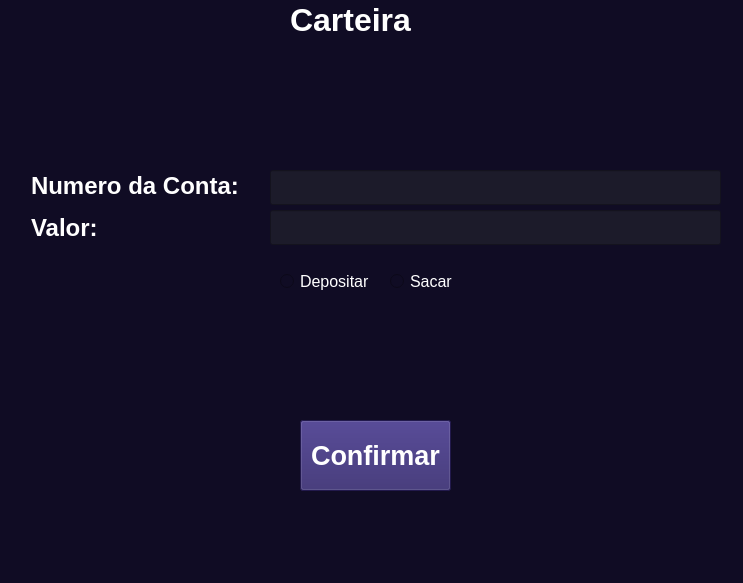
<?xml version="1.0" encoding="UTF-8"?>
<ui version="4.0">
 <class>MainWindow</class>
 <widget class="QMainWindow" name="MainWindow">
  <property name="geometry">
   <rect>
    <x>0</x>
    <y>0</y>
    <width>743</width>
    <height>583</height>
   </rect>
  </property>
  <property name="windowTitle">
   <string>MainWindow</string>
  </property>
  <property name="styleSheet">
   <string notr="true">
background-color: rgb(16, 12, 36);</string>
  </property>
  <widget class="QWidget" name="centralwidget">
   <widget class="QLabel" name="label">
    <property name="geometry">
     <rect>
      <x>290</x>
      <y>0</y>
      <width>129</width>
      <height>39</height>
     </rect>
    </property>
    <property name="font">
     <font>
      <pointsize>24</pointsize>
      <weight>75</weight>
      <bold>true</bold>
     </font>
    </property>
    <property name="styleSheet">
     <string notr="true">
color: rgb(255, 255, 255);</string>
    </property>
    <property name="text">
     <string>Carteira</string>
    </property>
   </widget>
   <widget class="QLabel" name="label_2">
    <property name="geometry">
     <rect>
      <x>31</x>
      <y>171</y>
      <width>211</width>
      <height>29</height>
     </rect>
    </property>
    <property name="font">
     <font>
      <pointsize>18</pointsize>
      <weight>75</weight>
      <bold>true</bold>
     </font>
    </property>
    <property name="styleSheet">
     <string notr="true">
color: rgb(255, 255, 255);</string>
    </property>
    <property name="text">
     <string>Numero da Conta:</string>
    </property>
   </widget>
   <widget class="QLabel" name="label_3">
    <property name="geometry">
     <rect>
      <x>31</x>
      <y>213</y>
      <width>197</width>
      <height>29</height>
     </rect>
    </property>
    <property name="font">
     <font>
      <pointsize>18</pointsize>
      <weight>75</weight>
      <bold>true</bold>
     </font>
    </property>
    <property name="styleSheet">
     <string notr="true">
color: rgb(255, 255, 255);</string>
    </property>
    <property name="text">
     <string>Valor:</string>
    </property>
   </widget>
   <widget class="QLineEdit" name="lineEdit">
    <property name="geometry">
     <rect>
      <x>270</x>
      <y>170</y>
      <width>451</width>
      <height>35</height>
     </rect>
    </property>
    <property name="font">
     <font>
      <pointsize>18</pointsize>
     </font>
    </property>
    <property name="styleSheet">
     <string notr="true">background-color: rgb(28, 27, 42);
color: rgb(255, 255, 255);</string>
    </property>
   </widget>
   <widget class="QPushButton" name="pushButton_3">
    <property name="geometry">
     <rect>
      <x>300</x>
      <y>420</y>
      <width>151</width>
      <height>71</height>
     </rect>
    </property>
    <property name="font">
     <font>
      <pointsize>20</pointsize>
      <weight>75</weight>
      <bold>true</bold>
     </font>
    </property>
    <property name="styleSheet">
     <string notr="true">color: rgb(255, 255, 255);
background-color: rgb(47, 35, 106);
</string>
    </property>
    <property name="text">
     <string>Confirmar</string>
    </property>
   </widget>
   <widget class="QLineEdit" name="lineEdit_2">
    <property name="geometry">
     <rect>
      <x>270</x>
      <y>210</y>
      <width>451</width>
      <height>35</height>
     </rect>
    </property>
    <property name="font">
     <font>
      <pointsize>18</pointsize>
     </font>
    </property>
    <property name="styleSheet">
     <string notr="true">background-color: rgb(28, 27, 42);
color: rgb(255, 255, 255);</string>
    </property>
   </widget>
   <widget class="QRadioButton" name="radioButton">
    <property name="geometry">
     <rect>
      <x>280</x>
      <y>270</y>
      <width>90</width>
      <height>23</height>
     </rect>
    </property>
    <property name="font">
     <font>
      <pointsize>12</pointsize>
     </font>
    </property>
    <property name="styleSheet">
     <string notr="true">color: rgb(255, 255, 255);</string>
    </property>
    <property name="text">
     <string>Depositar</string>
    </property>
   </widget>
   <widget class="QRadioButton" name="radioButton_2">
    <property name="geometry">
     <rect>
      <x>390</x>
      <y>270</y>
      <width>90</width>
      <height>23</height>
     </rect>
    </property>
    <property name="font">
     <font>
      <pointsize>12</pointsize>
     </font>
    </property>
    <property name="styleSheet">
     <string notr="true">color: rgb(255, 255, 255);</string>
    </property>
    <property name="text">
     <string>Sacar</string>
    </property>
   </widget>
  </widget>
  <widget class="QMenuBar" name="menubar">
   <property name="geometry">
    <rect>
     <x>0</x>
     <y>0</y>
     <width>743</width>
     <height>21</height>
    </rect>
   </property>
  </widget>
  <widget class="QStatusBar" name="statusbar"/>
 </widget>
 <resources/>
 <connections/>
</ui>
